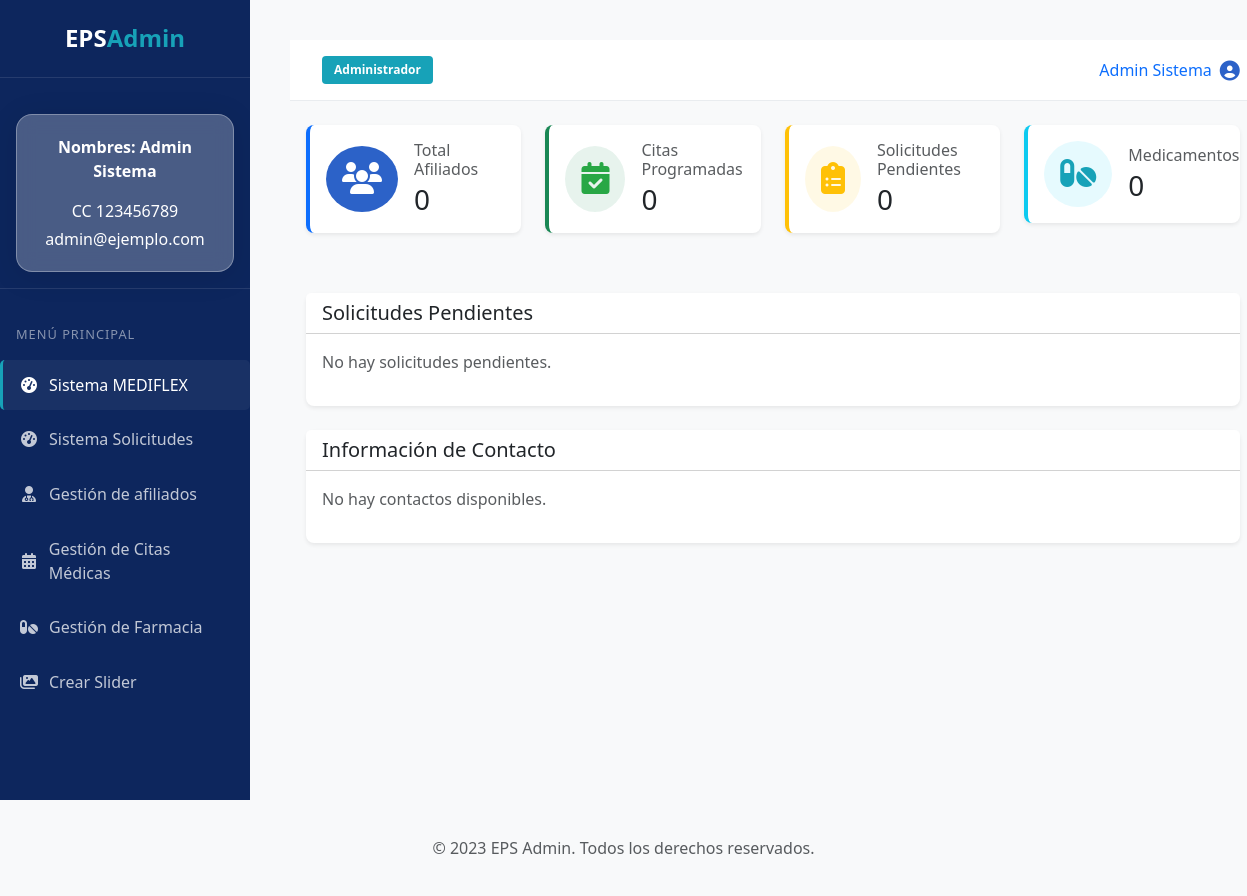
The app's page /admin (signed in) with its own data.
### models.py (models this page shows)
class Usuario(db.Model, UserMixin):
    __tablename__ = 'usuario'
    id = db.Column(db.Integer, primary_key=True)
    primer_nombre = db.Column(db.String(50), nullable=True)
    segundo_nombre = db.Column(db.String(50))
    primer_apellido = db.Column(db.String(50), nullable=True)
    segundo_apellido = db.Column(db.String(50))
    tipo_documento = db.Column(db.Enum('CC', 'TI', 'CE', 'Pasaporte'), nullable=False)
    numero_documento = db.Column(db.String(20), unique=True, nullable=False)
    usuario = db.Column(db.String(50), unique=True, nullable=True)
    password = db.Column(db.String(255), nullable=False)  # Contraseña sin cifrar
    correo = db.Column(db.String(100), nullable=False)
    telefono = db.Column(db.String(15))
    direccion = db.Column(db.String(255))
    rol = db.Column(db.Enum('Administrador', 'Subadministrador', 'Farmacia', 'paciente'), nullable=False)
    activo = db.Column(db.Boolean, default=False)
    afiliado = db.Column(db.Boolean, default=False)
    debe_cambiar_clave = db.Column(db.Boolean, default=False)

### servidor.py (the view)
@app.route('/admin')
@login_required
def admin():
    if current_user.rol not in ['Administrador', 'Subadministrador', 'Farmacia']:
        return redirect(url_for('home'))
    total_afiliado = Paciente.query.count()
    total_cita = Cita.query.filter_by(estado='Programada').count()
    total_solicitude = solicitudes_afiliacion.query.count()
    total_medicamento = Medicamento.query.count()
    solicitudes_pendientes = solicitudes_afiliacion.query.filter_by(estado='Pendiente').limit(5).all()
    contactos = contacto.query.all()
    return render_template('admin/admin_dashboard.html', usuario=current_user,total_afiliado=total_afiliado,total_cita=total_cita,total_solicitude=total_solicitude,total_medicamento=total_medicamento,solicitudes_pendientes=solicitudes_pendientes,contactos=contactos)

### templates/admin/admin_dashboard.html (shortened to what this page needs)
<!DOCTYPE html>
<html lang="es">
  <head>
    <link href="https://cdn.jsdelivr.net/npm/bootstrap@5.3.0/dist/css/bootstrap.min.css" rel="stylesheet" />
    <link href="https://cdnjs.cloudflare.com/ajax/libs/font-awesome/6.5.1/css/all.min.css" rel="stylesheet" />
    <link rel="stylesheet" href="https://cdn.jsdelivr.net/npm/bootstrap-icons/font/bootstrap-icons.css" />
    <link rel="stylesheet" href="{{ url_for('static', filename='css/adminsud.css') }}" />
    <link rel="stylesheet" href="{{ url_for('static', filename='css/diseño_soli.css') }}" />
    <link rel="stylesheet" href="{{ url_for('static', filename='css/admintrador.css') }}" />
  </head>
  <body>
    <div class="container-fluid p-0">
      <div class="row g-0">
        <div class="col-lg-3 col-xl-2 sidebar" id="sidebar">
          <div class="sidebar-brand">
            <h2>EPS<span>Admin</span></h2>
          </div>
          <div class="profile-section">
            <div class="profile-card" style="background-color: rgba(255, 255, 255, 0.25); color: white; padding: 20px; border-radius: 16px; box-shadow: 0 4px 30px rgba(0, 0, 0, 0.1); backdrop-filter: blur(10px); -webkit-backdrop-filter: blur(10px); border: 1px solid rgba(255, 255, 255, 0.3);">
              <div id="perfilnombre" class="fw-bold h-2 mb-3"> Nombres: {{current_user.primer_nombre}} {{current_user.primer_apellido}}</div>
              <div class="mb-1"> {{current_user.tipo_documento}} {{current_user.numero_documento}}</div>
              <div>{{current_user.correo}}</div>
            </div>
          </div>
          <div class="sidebar-header">Menú Principal</div>
          <ul class="sidebar-menu nav flex-column">
            <li class="nav-item">
                <a href="{{ url_for('admin') }}" id="home-link" class="nav-link {% if request.endpoint == 'admin' %}active{% endif %}">
              <i class="fas fa-tachometer-alt"></i>
              <span>Sistema MEDIFLEX</span>
              </a>
            </li>
            <li class="nav-item">
              <a href="{{ url_for('ver_solicitudes') }}" class="nav-link {% if request.endpoint == 'ver_solicitudes' %}active{% endif %}">
                <i class="fas fa-tachometer-alt"></i>
                <span>Sistema Solicitudes</span>
              </a>
            </li>
            <li class="nav-item">
              <a href="{{ url_for('ver_pacientes') }}" class="nav-link {% if request.endpoint == 'ver_pacientes' %}active{% endif %}">
                <i class="fas fa-user-md"></i>
                <span>Gestión de afiliados</span>
              </a>
            </li>
            <li class="nav-item">
              <a href="{{ url_for('citas_admi') }}" class="nav-link {% if request.endpoint == 'citas_admi' %}active{% endif %}">
                <i class="fas fa-calendar-alt"></i>
                <span>Gestión de Citas Médicas</span>
              </a>
            </li>
            <li class="nav-item">
              <a href="{{ url_for('admin_farmacia') }}" class="nav-link" {% if request.endpoint == 'admin_farmacia' %}active{% endif %}>
                <i class="fas fa-pills"></i>
                <span>Gestión de Farmacia</span>
              </a>
            </li>
            <li class="nav-item">
              <a href="{{ url_for('admin_slides') }}" class="nav-link {% if request.endpoint == 'admin_slides' %}active{% endif %}">
              <i class="fas fa-images"></i>
              <span>Crear Slider</span>
              </a>
            </li>
          </ul>
        </div>
        <div class="col-lg-9 col-xl-10 content-wrapper">
          <header class="main-header d-flex justify-content-between align-items-center">
            <div>
              {% if current_user.rol in ['Administrador', 'Subadministrador'] %}
                <span class="d-none d-md-inline-block ms-3"><span class="badge eps-badge-role">{{ current_user.rol }}</span></span>
              {% endif %}
            </div>
            <div class="user-dropdown dropdown">
              <a class="dropdown-toggle text-decoration-none d-flex align-items-center" href="#" role="button" data-bs-toggle="dropdown" aria-expanded="false">
                <span id="nombreapelido" class="me-2 d-none d-sm-inline">{{ current_user.primer_nombre }} {{ current_user.primer_apellido }}</span>
                <i class="fas fa-user-circle fa-lg text-primary"></i>
              </a>
            </div>
          </header>
          <main class="px-3 py-4" id="main">
            {% if current_user.rol == 'Administrador' %}
            <div id="content">
              {% block content %}
              <div class="row mb-4">
                <div class="col-md-6 col-xl-3 mb-3">
                  <div class="card shadow-sm border-start border-primary border-4" style="cursor: pointer;">
                    <div class="card-body d-flex align-items-center">
                      <div class="rounded-circle bg-primary bg-opacity-10 p-3 me-3">
                        <i class="fa fa-users fa-2x text-white" aria-hidden="true"></i>
                      </div>
                      <div>
                        <h6 class="text-muted mb-1">Total Afiliados</h6>
                        <h3 class="mb-0">{{ total_afiliado }}</h3>
                      </div>
                    </div>
                  </div>
                </div>
                <div class="col-md-6 col-xl-3 mb-3" onclick="location.href='{{ url_for('citas_admi') }}'" style="cursor: pointer;">
                  <div class="card shadow-sm border-start border-success border-4">
                    <div class="card-body d-flex align-items-center">
                      <div class="rounded-circle bg-success bg-opacity-10 p-3 me-3">
                        <i class="fas fa-calendar-check fa-2x text-success"></i>
                      </div>
                      <div>
                        <h6 class="text-muted mb-1">Citas Programadas</h6>
                        <h3 class="mb-0">{{ total_cita }}</h3>
                      </div>
                    </div>
                  </div>
                </div>
                <div class="col-md-6 col-xl-3 mb-3" onclick="location.href='{{ url_for('ver_solicitudes') }}'" style="cursor: pointer;">
                  <div class="card shadow-sm border-start border-warning border-4">
                    <div class="card-body d-flex align-items-center">
                      <div class="rounded-circle bg-warning bg-opacity-10 p-3 me-3">
                        <i class="fas fa-clipboard-list fa-2x text-warning"></i>
                      </div>
                      <div>
                        <h6 class="text-muted mb-1">Solicitudes Pendientes</h6>
                        <h3 class="mb-0">{{ total_solicitude }}</h3>
                      </div>
                    </div>
                  </div>
                </div>
                <div class="col-md-6 col-xl-3 mb-3">
                  <div class="card shadow-sm border-start border-info border-4" style="cursor: pointer;">
                    <div class="card-body d-flex align-items-center">
                      <div class="rounded-circle bg-info bg-opacity-10 p-3 me-3">
                        <i class="fas fa-pills fa-2x text-info"></i>
                      </div>
                      <div>
                        <h6 class="text-muted mb-1">Medicamentos</h6>
                        <h3 class="mb-0">{{ total_medicamento }}</h3>
                      </div>
                    </div>
                  </div>
                </div>
              </div>
              <div class="card shadow-sm mb-4 w-70">
                <div class="card-header bg-white">
                  <h5 class="card-title mb-0">Solicitudes Pendientes</h5>
                </div>
                <div class="card-body">
                  {% if solicitudes_pendientes %}
                  <div class="table-responsive">
                    <table class="table table-sm table-hover">
                      <thead class="table-light">
                        <tr>
                          <th>Nombre</th>
                          <th>Documento</th>
                          <th>Zona</th>
                          <th>Estado</th>
                        </tr>
                      </thead>
                      <tbody>
                        {% for solicitud in solicitudes_pendientes %}
                        <tr id="solicitud-{{ solicitud.id }}">
                          <td>{{ solicitud.primer_nombre }} {{ solicitud.primer_apellido }}</td>
                          <td>{{ solicitud.tipo_documento }} {{ solicitud.numero_documento }}</td>
                          <td>{{ solicitud.zona }}</td>
                          <td><span class="badge bg-warning text-dark">{{ solicitud.estado }}</span></td>
                        </tr>
                        {% endfor %}
                        <tr>
                          <td colspan="4">
                            <a href="{{ url_for('ver_solicitudes') }}" class="btn btn-sm btn-outline-primary">Ver todas las solicitudes</a>
                          </td>
                        </tr>
                      </tbody>
                    </table>
                  </div>
                  {% else %}
                  <p class="text-muted">No hay solicitudes pendientes.</p>
                  {% endif %}
                </div>
              </div>
              <div class="card shadow-sm mb-4">
                <div class="card-header bg-white">
                  <h5 class="card-title mb-0">Información de Contacto</h5>
                </div>
                <div class="card-body">
                  {% if contactos %}
                  <div class="table-responsive">
                    <table class="table table-sm table-hover">
                      <thead class="table-light">
                        <tr>
                          <th>Nombre</th>
                          <th>numero_documento</th>
                          <th>Correo</th>
                          <th>tipo solicitud</th>
                          <th>mensaje</th>
                        </tr>
                      </thead>
                      <tbody>
                        {% for contacto in contactos %}
                        <tr>
                          <td>{{ contacto.nombre }}</td>
                          <td>{{ contacto.numero_documento }}</td>
                          <td>{{ contacto.tipo_solicitud }}</td>
                          <td>{{ contacto.correo }}</td>
                          <td>{{ contacto.mensaje }}</td>
                        </tr>
                        {% endfor %}
                      </tbody>
                    </table>
                  </div>
                  {% else %}
                  <p class="text-muted">No hay contactos disponibles.</p>
                  {% endif %}
                </div>
              </div>
            </div>
            {% endblock content %}
          </div>
        {% else %}
          <div class="alert alert-warning" role="alert">
            <strong>Acceso Denegado:</strong> No tienes permiso para acceder a esta sección.
          </div>
        {% endif %}
          </div>
        </div>
        <div class="footer bg-light text-center py-3 mt-auto">
          <div class="container-fluid">
            <span class="text-muted">© 2023 EPS Admin. Todos los derechos reservados.</span>
          </div>
        </div>
  </body>
</html>

### records on screen
Usuario: primer_nombre "Admin", primer_apellido "Sistema", tipo_documento "CC", numero_documento "123456789", correo "admin@ejemplo.com", rol "Administrador"

### other values on screen
{{ total_afiliado }} "0"
{{ total_cita }} "0"
{{ total_solicitude }} "0"
{{ total_medicamento }} "0"
